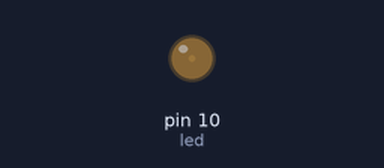
A sketch run on a simulated Arduino Uno, built with avr-gcc and run on an emulated ATmega328P. Parts: output pins drawn as LEDs (lit = HIGH).

Above: at 0.05 s.
At 0.5 s:
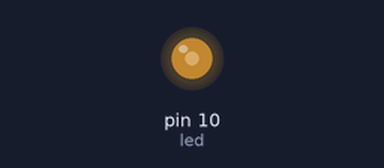
At 0.95 s:
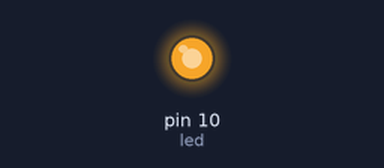
At 1.8 s:
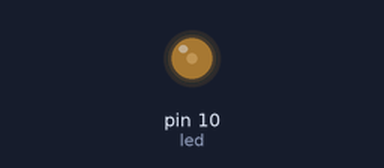
Timing chart, 0 to 4.7 s (numbered marks = the images above):
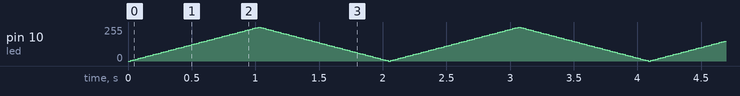

The sketch:

ledFade.ino
```cpp
int led = 10;
int bright = 0;
int fade = 5;
void setup()
{
	pinMode(led, OUTPUT);
}
void loop()
{
	analogWrite(led, bright);
	bright = bright + fade;
	if(bright == 0 || bright == 255){
	    fade = -fade;
	}
	delay(20);
}
```
